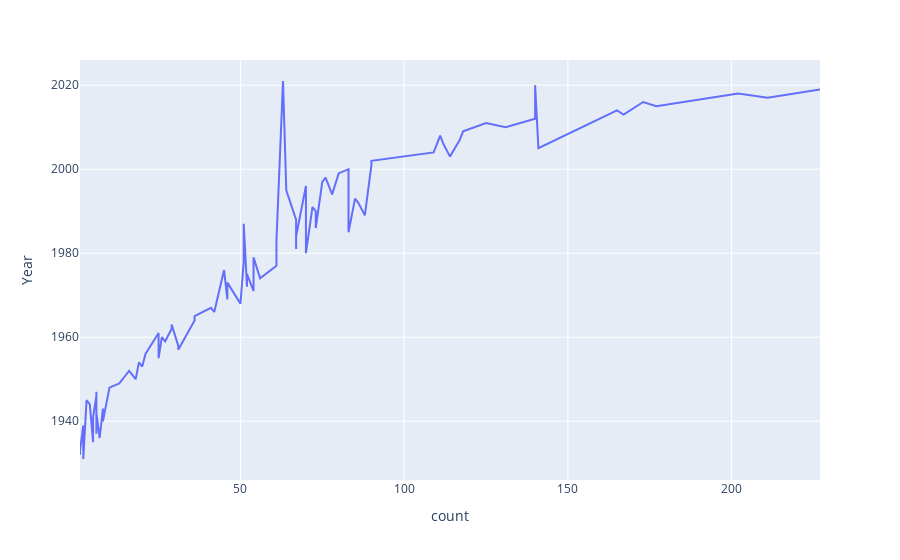

This figure's notebook cell:
### Code cell
px.line(year_count, y="Year", x="count")

### Figure 1 — Plotly figure (JSON) as saved in the notebook; plotly's stock layout.template omitted (floating-point values rounded to 4 significant figures)
{"data": [{"hovertemplate": "count=%{x}<br>Year=%{y}<extra></extra>", "legendgroup": "", "line": {"color": "#636efa", "dash": "solid"}, "marker": {"symbol": "circle"}, "mode": "lines", "name": "", "orientation": "v", "showlegend": false, "type": "scatter", "x": [227, 211, 202, 177, 173, 167, 165, 141, 140, 140, 131, 125, 118, 117, 114, 112, 111, 109, 90, 90, 88, 86, 85, 83, 83, 80, 78, 76, 75, 73, 73, 72, 70, 70, 67, 67, 67, 67, 64, 63, 61, 61, 56, 54, 54, 52, 52, 51, 51, 50, 46, 46, 46, 45, 42, 41, 36, 36, 31, 31, 29, 29, 27, 26, 25, 25, 21, 20, 19, 18, 16, 15, 13, 10, 8, 8, 7, 6, 6, 6, 6, 5, 5, 5, 4, 3, 2, 2, 2, 1, 1], "xaxis": "x", "y": [2019, 2017, 2018, 2015, 2016, 2013, 2014, 2005, 2020, 2012, 2010, 2011, 2009, 2007, 2003, 2006, 2008, 2004, 2002, 2001, 1989, 1992, 1993, 1985, 2000, 1999, 1994, 1998, 1997, 1986, 1990, 1991, 1980, 1996, 1984, 1982, 1981, 1988, 1995, 2021, 1983, 1977, 1974, 1979, 1971, 1975, 1972, 1987, 1978, 1968, 1973, 1970, 1969, 1976, 1966, 1967, 1965, 1964, 1957, 1958, 1963, 1962, 1959, 1960, 1955, 1961, 1956, 1953, 1954, 1950, 1952, 1951, 1949, 1948, 1940, 1943, 1936, 1942, 1937, 1947, 1946, 1941, 1938, 1935, 1944, 1945, 1931, 1934, 1939, 1933, 1932], "yaxis": "y"}], "layout": {"legend": {"tracegroupgap": 0}, "margin": {"t": 60}, "xaxis": {"anchor": "y", "domain": [0, 1], "title": {"text": "count"}}, "yaxis": {"anchor": "x", "domain": [0, 1], "title": {"text": "Year"}}}}
